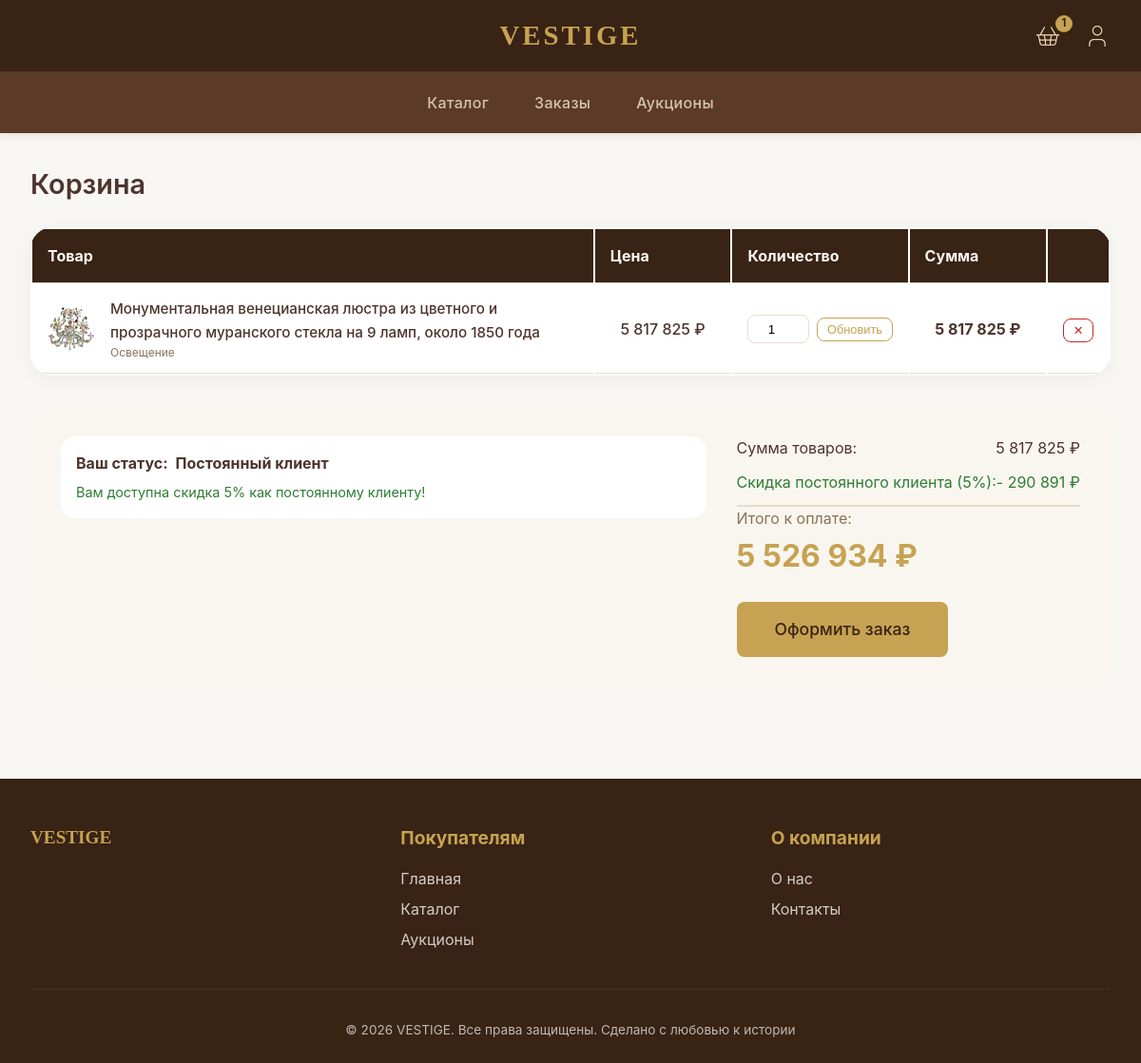
Screenshot of /cart/ (signed in) with the database file from the repository.
### core/models.py (models this page shows, shortened)
class CartItem(models.Model):
    user = models.ForeignKey(
        User,
        on_delete=models.CASCADE,
        related_name='cart_items',
        verbose_name='Пользователь'
    )
    antique_item = models.ForeignKey(
        AntiqueItem,
        on_delete=models.CASCADE,
        verbose_name='Антикварный предмет'
    )
    quantity = models.PositiveIntegerField(default=1, verbose_name='Количество')
    added_at = models.DateTimeField(auto_now_add=True, verbose_name='Дата добавления')
    updated_at = models.DateTimeField(auto_now=True, verbose_name='Дата обновления')
    class Meta:
        verbose_name = 'Предмет корзины'
        verbose_name_plural = 'Корзина'

class AntiqueItem(models.Model):
    class ConditionChoices(models.TextChoices):
        EXCELLENT = 'excellent', 'Отличное'
        GOOD = 'good', 'Хорошее'
        RESTORED = 'restored', 'С реставрацией'
    name = models.TextField(verbose_name='Название')
    description = models.TextField(verbose_name='Описание')
    price = models.DecimalField(max_digits=10, decimal_places=2, verbose_name='Цена')
    category = models.ForeignKey(
        Category,
        on_delete=models.CASCADE,
        related_name='items',
        verbose_name='Категория'
    )
    additional_categories = models.ManyToManyField(
        Category,
        blank=True,
        related_name='additional_items',
        verbose_name='Дополнительные категории'
    )
    era = models.CharField(max_length=100, blank=True, verbose_name='Эпоха')
    condition = models.CharField(
        max_length=20,
        choices=ConditionChoices.choices,
        default=ConditionChoices.GOOD,
        verbose_name='Состояние'
    )
    stock = models.PositiveIntegerField(default=0, verbose_name='Остаток')
    image = models.ImageField(upload_to='items/', blank=True, null=True, verbose_name='Изображение')
    certificate_pdf = models.FileField(
        upload_to='certificates/',
        blank=True,
        null=True,
        verbose_name='Сертификат (PDF)'
    )
    video_review_url = models.URLField(blank=True, null=True, verbose_name='Ссылка на видеообзор')
    created_at = models.DateTimeField(auto_now_add=True, verbose_name='Дата создания')
    updated_at = models.DateTimeField(auto_now=True, verbose_name='Дата обновления')
    objects = models.Manager()
    available = AvailableItemManager()
    history = HistoricalRecords(verbose_name='История изменений')
    class Meta:
        verbose_name = 'Антикварный предмет'
        verbose_name_plural = 'Антикварные предметы'
        ordering = ['-created_at']

class Category(models.Model):
    name = models.CharField(max_length=100, unique=True, verbose_name='Название')
    slug = models.SlugField(max_length=120, unique=True, verbose_name='Слаг')
    class Meta:
        verbose_name = 'Категория'
        verbose_name_plural = 'Категории'
        ordering = ['name']

### core/views.py (the view)
# urls.py: path('cart/', views.cart_view, name='cart'),
def cart_view(request):
    removed = clean_cart_of_unavailable_items(request)
    user_id = request.session.get('user_id')
    if not user_id:
        return render(request, 'core/cart.html', {'cart_items': [], 'total': 0, 'has_items': False})
    cart_items = CartItem.objects.filter(user_id=user_id).select_related('antique_item').prefetch_related('antique_item__category')
    if removed:
        messages.warning(request, f"Некоторые товары больше недоступны: {', '.join(removed)}")
    if not user_id:
        return render(request, 'core/cart.html', {'cart_items': [], 'total': 0, 'has_items': False})
    cart_items = CartItem.objects.filter(user_id=user_id).select_related('antique_item').prefetch_related('antique_item__category')
    subtotal = cart_items.aggregate(
        total=Sum(F('antique_item__price') * F('quantity'))
    )['total'] or 0
    completed_orders_count = Order.objects.filter(
        user_id=user_id,
        status='delivered'  # только доставленные заказы
    ).count()
    discount_percent = 5 if completed_orders_count >= 3 else 0
    discount_amount = (subtotal * discount_percent) / 100
    total = subtotal - discount_amount
    orders_needed = max(0, 3 - completed_orders_count) if discount_percent == 0 else 0
    context = {
        'cart_items': cart_items,
        'subtotal': subtotal,
        'discount_percent': discount_percent,
        'discount_amount': discount_amount,
        'total': total,
        'has_items': cart_items.exists(),
        'cart_count': cart_items.count(),
        'completed_orders_count': completed_orders_count,
        'orders_needed': orders_needed,
        'has_discount': discount_percent > 0,
    }
    return render(request, 'core/cart.html', context)

### core/context_processors.py (called while the page is built)
def user_context(request):
    return {
        'session_user': {
            'id': request.session.get('user_id'),
            'email': request.session.get('user_email'),
            'name': request.session.get('user_name'),
            'is_authenticated': request.session.get('user_id') is not None,
        }
    }

### core/templatetags/custom_tags.py (called while the page is built)
@register.filter
def currency(value):
    if value is None:
        return "0 ₽"
    try:
        return f"{float(value):,.0f} ₽".replace(",", " ")
    except (ValueError, TypeError):
        return f"{value} ₽"

@register.filter
def multiply(value, arg):
    try:
        return float(value) * float(arg)
    except (ValueError, TypeError):
        return 0

### core/views.py (called while the page is built)
def clean_cart_of_unavailable_items(request):
    user_id = request.session.get('user_id')
    if not user_id:
        return
    cart_items = CartItem.objects.filter(user_id=user_id)
    removed_items = []
    for cart_item in cart_items:
        if cart_item.antique_item.stock == 0:
            removed_items.append(cart_item.antique_item.name)
            cart_item.delete()
        elif cart_item.antique_item.stock < cart_item.quantity:
            cart_item.quantity = cart_item.antique_item.stock
            cart_item.save()
            removed_items.append(f"{cart_item.antique_item.name} (количество уменьшено до {cart_item.antique_item.stock})")
    return removed_items

### core/templates/core/cart.html (shortened to what this page needs)
{% extends 'core/base.html' %}
{% load custom_tags %}
{% block content %}
<div class="container">
    <h1 class="section-title">Корзина</h1>
    {% if not has_items %}
        <div class="empty-message" style="text-align: center; padding: 4rem;">
            <h3>Корзина пуста</h3>
            <p style="margin-top: 1rem;">Добавьте товары в корзину, чтобы оформить заказ</p>
            <a href="/catalog/" class="btn btn-primary" style="margin-top: 1rem;">Перейти в каталог</a>
        </div>
    {% else %}
        <div style="background: white; border-radius: 24px; overflow-x: auto; box-shadow: 0 4px 20px rgba(0,0,0,0.05);">
            <table class="cart-table" style="width: 100%; min-width: 600px;">
                <thead>
                    <tr style="background: #3E2723; color: white;">
                        <th style="padding: 1rem; width: 54%;">Товар</th>
                        <th style="padding: 1rem; width: 13%;">Цена</th>
                        <th style="padding: 1rem; width: 15%;">Количество</th>
                        <th style="padding: 1rem; width: 13%;">Сумма</th>
                        <th style="padding: 1rem; width: 5%;"></th>
                    </tr>
                </thead>
                <tbody>
                    {% for item in cart_items %}
                    <tr style="border-bottom: 1px solid #E8DCC8;">
                        <td style="padding: 0.75rem 1rem;">
                            <div style="display: flex; gap: 1rem; align-items: center;">
                                {% if item.antique_item.image %}
                                    <img src="{{ item.antique_item.image.url }}" alt="{{ item.antique_item.name }}"  style="width: 50px; height: 50px; object-fit: cover; border-radius: 8px;">
                                {% else %}
                                    <div style="width: 50px; height: 50px; background: #e0d8cc; border-radius: 8px; display: flex; align-items: center; justify-content: center; font-size: 1.5rem;">📷</div>
                                {% endif %}
                                <div>
                                    <a href="{% url 'core:item_detail' item.antique_item.id %}" style="text-decoration: none; color: #4E342E; font-weight: 500; font-size: 0.95rem;">
                                        {{ item.antique_item.name }}
                                    </a>
                                    <div style="font-size: 0.75rem; color: #8B7355;">{{ item.antique_item.category.name }}</div>
                                </div>
                            </div>
                        </td>
                        <td style="padding: 0.75 rem 1rem; text-align: center; font-weight: 500;">
                            {{ item.antique_item.price|currency }}
                        </td>
                        <td style="padding: 0.75rem 1rem; text-align: center;">
                            <form method="post" action="{% url 'core:update_cart_item' item.id %}" style="display: flex; gap: 0.5rem; align-items: center; justify-content: center;">
                                <input type="number" name="quantity" value="{{ item.quantity }}" min="1" max="{{ item.antique_item.stock }}" style="width: 65px; padding: 0.4rem; border: 1px solid #E8DCC8; border-radius: 8px; text-align: center;">
                                <button type="submit" class="btn btn-secondary" style="padding: 0.25rem 0.6rem; font-size: 0.8rem;">Обновить</button>
                            </form>
                        </td>
                        <td style="padding: 0.75rem 1rem; text-align: center; font-weight: bold; font-size: 1rem;">
                            {{ item.antique_item.price|floatformat:0|multiply:item.quantity|currency }}
                        </td>
                        <td style="padding: 0.75rem 1rem; text-align: center;">
                            <a href="{% url 'core:remove_cart_item' item.id %}" class="btn-outline" style="color: #c62828; border-color: #c62828; padding: 0.25rem 0.6rem; font-size: 0.8rem;" onclick="return confirm('Удалить товар из корзины?')">✕</a>
                        </td>
                    </tr>
                    {% endfor %}
                </tbody>
            </table>
        </div>
        <div class="cart-summary" style="background: #f9f6f0; border-radius: 24px; padding: 2rem; margin-top: 2rem;">
            <div style="display: flex; justify-content: space-between; align-items: flex-start; flex-wrap: wrap; gap: 2rem;">
                <div style="flex: 1; min-width: 250px;">
                    <div style="padding: 1rem; background: white; border-radius: 16px;">
                        <div style="display: flex; align-items: center; gap: 0.5rem; margin-bottom: 0.5rem;">
                            <span style="font-weight: bold;">Ваш статус:</span>
                            {% if has_discount %}
                                <span style="font-weight: bold;">Постоянный клиент</span>
                            {% else %}
                                <span>Новичок</span>
                            {% endif %}
                        </div>
                        {% if has_discount %}
                            <div style="color: #2E7D32; font-size: 0.9rem;">
                                Вам доступна скидка {{ discount_percent }}% как постоянному клиенту!
                            </div>
                        {% endif %}
                    </div>
                </div>
                <div style="min-width: 280px;">
                    <div style="display: flex; justify-content: space-between; margin-bottom: 0.75rem;">
                        <span>Сумма товаров:</span>
                        <span>{{ subtotal|currency }}</span>
                    </div>
                    {% if has_discount %}
                    <div style="display: flex; justify-content: space-between; margin-bottom: 0.75rem; color: #2E7D32;">
                        <span>Скидка постоянного клиента ({{ discount_percent }}%):</span>
                        <span>- {{ discount_amount|currency }}</span>
                    </div>
                    {% endif %}
                    <div style="border-top: 2px solid #E8DCC8; margin-top: 0.5rem;">
                        <div style="font-size: 1rem; color: #8B7355; margin-bottom: 0.25rem;">Итого к оплате:</div>
                        <div style="font-size: 2rem; font-weight: bold; color: var(--gold);">{{ total|currency }}</div>
                    </div>
                    <div style="margin-top: 1.5rem;">
                        <a href="{% url 'core:checkout' %}" class="btn btn-primary" style="display: inline-block; padding: 1rem 2.5rem; font-size: 1.1rem;">
                            Оформить заказ
                        </a>
                    </div>
                </div>
            </div>
        </div>
    {% endif %}
</div>
{% endblock %}

### core/templates/core/base.html (style rules this page uses)
* { margin: 0; padding: 0; box-sizing: border-box; }
:root { --bg-light: #f9f7f4; --bg-dark: #382314; --text-dark: #4E342E; --text-light: #f9f7f4; --gold: #C7A252; --gold-dark: #A8883A; --border-light: #E8DCC8; --card-bg: #FFFFFF; --nav-link-color: #D4C5A9; --nav-link-hover: #C7A252; --focus-ring: 0 0 0 3px rgba(199, 162, 82, 0.5); }
body { font-family: 'Inter', -apple-system, BlinkMacSystemFont, 'Segoe UI', Roboto, sans-serif; background-color: #f9f7f4; color: #4E342E; line-height: 1.5; }
.btn { display: inline-block; padding: 0.6rem 1.2rem; border-radius: 0.5rem; text-decoration: none; font-weight: 500; cursor: pointer; border: none; transition: all 0.2s; font-size: 1rem; }
.btn-primary { background: var(--gold); color: var(--bg-dark); }
.btn-secondary { background: transparent; border: 1px solid var(--gold); color: var(--gold); padding: 0.6rem 1.2rem; border-radius: 0.5rem; cursor: pointer; text-decoration: none; display: inline-block; }
.btn-outline { border: 1px solid var(--gold); background: transparent; padding: 0.4rem 1rem; border-radius: 0.5rem; color: var(--gold); text-decoration: none; font-size: 0.9rem; transition: all 0.2s; }
.container { max-width: 1280px; margin: 0 auto; padding: 2rem; }
.section-title { font-size: 1.8rem; margin-bottom: 1.5rem; font-weight: 600; display: flex; align-items: center; gap: 0.5rem; flex-wrap: wrap; }
.cart-table { width: 100%; background: white; border-radius: 1rem; overflow: hidden; box-shadow: 0 4px 12px rgba(0,0,0,0.05); }
.cart-table th, .cart-table td { padding: 1rem; text-align: left; border-bottom: 1px solid var(--border-light); }
.cart-table th { background: var(--bg-dark); color: var(--text-light); }

### rows the page displays
CartItem: antique_item.image (picture), antique_item.name "Монументальная венецианская люстра из цветного и прозрачного муранского стекла на 9 ламп, около 1850 года", antique_item.category.name "Освещение", antique_item.price "5 817 825 ₽", quantity "1", antique_item.price|multiply "5 817 825 ₽"

### other values shown
{{ cart_count }} "1"
{{ discount_percent }} "5"
{{ subtotal|currency }} "5 817 825 ₽"
{{ discount_amount|currency }} "290 891 ₽"
{{ total|currency }} "5 526 934 ₽"
